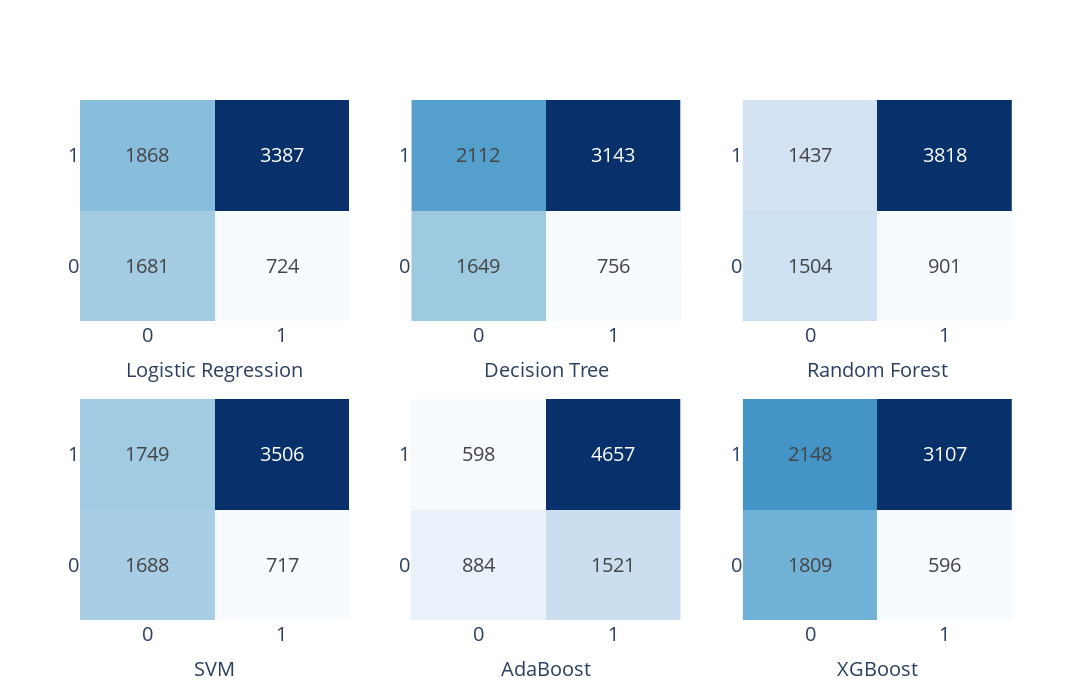

Notebook source saved alongside this figure:
### Code cell
fig = make_subplots(rows=2, cols=3)

fig.add_trace(
    go.Heatmap(
        z=lr_cm, 
        x=['0', '1'], 
        y=['0', '1'], 
        colorscale='Blues',
        text=lr_cm,
        texttemplate="%{text}",
        textfont=dict(size=20),
        showscale=False,
    ),
    row=1, col=1
)

fig.add_trace(
    go.Heatmap(
        z=dt_cm, 
        x=['0', '1'], 
        y=['0', '1'], 
        colorscale='Blues',
        text=dt_cm,
        texttemplate="%{text}",
        textfont=dict(size=20),
        showscale=False,
    ),
    row=1, col=2
)


fig.add_trace(
    go.Heatmap(
        z=rf_cm, 
        x=['0', '1'], 
        y=['0', '1'], 
        colorscale='Blues',
        text=rf_cm,
        texttemplate="%{text}",
        textfont=dict(size=20),
        showscale=False,
    ),
    row=1, col=3
)

fig.add_trace(
    go.Heatmap(
        z=svm_cm, 
        x=['0', '1'], 
        y=['0', '1'], 
        colorscale='Blues',
        text=svm_cm,
        texttemplate="%{text}",
        textfont=dict(size=20),
        showscale=False
    ),
    row=2, col=1
)

fig.add_trace(
    go.Heatmap(
        z=ada_cm, 
        x=['0', '1'], 
        y=['0', '1'], 
        colorscale='Blues',
        text=ada_cm,
        texttemplate="%{text}",
        textfont=dict(size=20),
        showscale=False
    ),
    row=2, col=2
)

fig.add_trace(
    go.Heatmap(
        z=xgbc_cm, 
        x=['0', '1'], 
        y=['0', '1'], 
        colorscale='Blues',
        text=xgbc_cm,
        texttemplate="%{text}",
        textfont=dict(size=20),
        showscale=False
    ),
    row=2, col=3
)

fig.update_xaxes(title_text="Logistic Regression", row=1, col=1)
fig.update_xaxes(title_text="Decision Tree", row=1, col=2)
fig.update_xaxes(title_text="Random Forest", row=1, col=3)
fig.update_xaxes(title_text="SVM", row=2, col=1)
fig.update_xaxes(title_text="AdaBoost", row=2, col=2)
fig.update_xaxes(title_text="XGBoost", row=2, col=3)
for row in range(1, 3):
    for col in range(1, 4):
        fig.update_xaxes(tickfont=dict(size=20), row=row, col=col)
        fig.update_yaxes(tickfont=dict(size=20), row=row, col=col)
        fig.update_xaxes(title_font=dict(size=20), row=row, col=col)

fig.update_layout(
    width=1300, 
    height=700   
)

fig.write_image('data/images/class_weighted_model_cm.png', width=1920, height=1080)
fig.show()

### Figure 1 — Plotly figure (JSON) as saved in the notebook; plotly's stock layout.template omitted (floating-point values rounded to 4 significant figures)
{"data": [{"colorscale": [[0, "rgb(247,251,255)"], [0.125, "rgb(222,235,247)"], [0.25, "rgb(198,219,239)"], [0.375, "rgb(158,202,225)"], [0.5, "rgb(107,174,214)"], [0.625, "rgb(66,146,198)"], [0.75, "rgb(33,113,181)"], [0.875, "rgb(8,81,156)"], [1, "rgb(8,48,107)"]], "showscale": false, "text": [[1681, 724], [1868, 3387]], "textfont": {"size": 20}, "texttemplate": "%{text}", "type": "heatmap", "x": ["0", "1"], "xaxis": "x", "y": ["0", "1"], "yaxis": "y", "z": [[1681, 724], [1868, 3387]]}, {"colorscale": [[0, "rgb(247,251,255)"], [0.125, "rgb(222,235,247)"], [0.25, "rgb(198,219,239)"], [0.375, "rgb(158,202,225)"], [0.5, "rgb(107,174,214)"], [0.625, "rgb(66,146,198)"], [0.75, "rgb(33,113,181)"], [0.875, "rgb(8,81,156)"], [1, "rgb(8,48,107)"]], "showscale": false, "text": [[1649, 756], [2112, 3143]], "textfont": {"size": 20}, "texttemplate": "%{text}", "type": "heatmap", "x": ["0", "1"], "xaxis": "x2", "y": ["0", "1"], "yaxis": "y2", "z": [[1649, 756], [2112, 3143]]}, {"colorscale": [[0, "rgb(247,251,255)"], [0.125, "rgb(222,235,247)"], [0.25, "rgb(198,219,239)"], [0.375, "rgb(158,202,225)"], [0.5, "rgb(107,174,214)"], [0.625, "rgb(66,146,198)"], [0.75, "rgb(33,113,181)"], [0.875, "rgb(8,81,156)"], [1, "rgb(8,48,107)"]], "showscale": false, "text": [[1504, 901], [1437, 3818]], "textfont": {"size": 20}, "texttemplate": "%{text}", "type": "heatmap", "x": ["0", "1"], "xaxis": "x3", "y": ["0", "1"], "yaxis": "y3", "z": [[1504, 901], [1437, 3818]]}, {"colorscale": [[0, "rgb(247,251,255)"], [0.125, "rgb(222,235,247)"], [0.25, "rgb(198,219,239)"], [0.375, "rgb(158,202,225)"], [0.5, "rgb(107,174,214)"], [0.625, "rgb(66,146,198)"], [0.75, "rgb(33,113,181)"], [0.875, "rgb(8,81,156)"], [1, "rgb(8,48,107)"]], "showscale": false, "text": [[1688, 717], [1749, 3506]], "textfont": {"size": 20}, "texttemplate": "%{text}", "type": "heatmap", "x": ["0", "1"], "xaxis": "x4", "y": ["0", "1"], "yaxis": "y4", "z": [[1688, 717], [1749, 3506]]}, {"colorscale": [[0, "rgb(247,251,255)"], [0.125, "rgb(222,235,247)"], [0.25, "rgb(198,219,239)"], [0.375, "rgb(158,202,225)"], [0.5, "rgb(107,174,214)"], [0.625, "rgb(66,146,198)"], [0.75, "rgb(33,113,181)"], [0.875, "rgb(8,81,156)"], [1, "rgb(8,48,107)"]], "showscale": false, "text": [[884, 1521], [598, 4657]], "textfont": {"size": 20}, "texttemplate": "%{text}", "type": "heatmap", "x": ["0", "1"], "xaxis": "x5", "y": ["0", "1"], "yaxis": "y5", "z": [[884, 1521], [598, 4657]]}, {"colorscale": [[0, "rgb(247,251,255)"], [0.125, "rgb(222,235,247)"], [0.25, "rgb(198,219,239)"], [0.375, "rgb(158,202,225)"], [0.5, "rgb(107,174,214)"], [0.625, "rgb(66,146,198)"], [0.75, "rgb(33,113,181)"], [0.875, "rgb(8,81,156)"], [1, "rgb(8,48,107)"]], "showscale": false, "text": [[1809, 596], [2148, 3107]], "textfont": {"size": 20}, "texttemplate": "%{text}", "type": "heatmap", "x": ["0", "1"], "xaxis": "x6", "y": ["0", "1"], "yaxis": "y6", "z": [[1809, 596], [2148, 3107]]}], "layout": {"height": 700, "width": 1300, "xaxis": {"anchor": "y", "autorange": true, "domain": [0, 0.2889], "range": [-0.5, 1.5], "tickfont": {"size": 20}, "title": {"font": {"size": 20}, "text": "Logistic Regression"}, "type": "category"}, "xaxis2": {"anchor": "y2", "autorange": true, "domain": [0.3556, 0.6444], "range": [-0.5, 1.5], "tickfont": {"size": 20}, "title": {"font": {"size": 20}, "text": "Decision Tree"}, "type": "category"}, "xaxis3": {"anchor": "y3", "autorange": true, "domain": [0.7111, 1], "range": [-0.5, 1.5], "tickfont": {"size": 20}, "title": {"font": {"size": 20}, "text": "Random Forest"}, "type": "category"}, "xaxis4": {"anchor": "y4", "autorange": true, "domain": [0, 0.2889], "range": [-0.5, 1.5], "tickfont": {"size": 20}, "title": {"font": {"size": 20}, "text": "SVM"}, "type": "category"}, "xaxis5": {"anchor": "y5", "autorange": true, "domain": [0.3556, 0.6444], "range": [-0.5, 1.5], "tickfont": {"size": 20}, "title": {"font": {"size": 20}, "text": "AdaBoost"}, "type": "category"}, "xaxis6": {"anchor": "y6", "autorange": true, "domain": [0.7111, 1], "range": [-0.5, 1.5], "tickfont": {"size": 20}, "title": {"font": {"size": 20}, "text": "XGBoost"}, "type": "category"}, "yaxis": {"anchor": "x", "autorange": true, "domain": [0.575, 1], "range": [-0.5, 1.5], "tickfont": {"size": 20}, "type": "category"}, "yaxis2": {"anchor": "x2", "autorange": true, "domain": [0.575, 1], "range": [-0.5, 1.5], "tickfont": {"size": 20}, "type": "category"}, "yaxis3": {"anchor": "x3", "autorange": true, "domain": [0.575, 1], "range": [-0.5, 1.5], "tickfont": {"size": 20}, "type": "category"}, "yaxis4": {"anchor": "x4", "autorange": true, "domain": [0, 0.425], "range": [-0.5, 1.5], "tickfont": {"size": 20}, "type": "category"}, "yaxis5": {"anchor": "x5", "autorange": true, "domain": [0, 0.425], "range": [-0.5, 1.5], "tickfont": {"size": 20}, "type": "category"}, "yaxis6": {"anchor": "x6", "autorange": true, "domain": [0, 0.425], "range": [-0.5, 1.5], "tickfont": {"size": 20}, "type": "category"}}}
